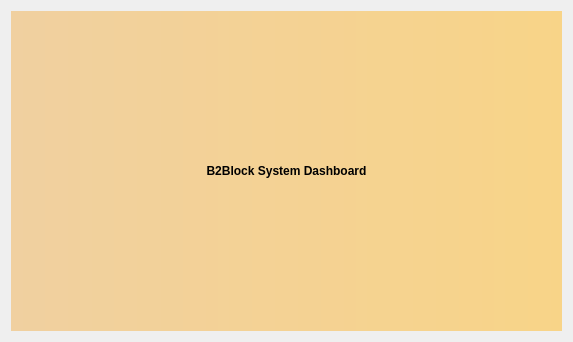
<?xml version="1.0" encoding="UTF-8"?>
<ui version="4.0">
 <class>OverviewPage</class>
 <widget class="QWidget" name="OverviewPage">
  <property name="geometry">
   <rect>
    <x>0</x>
    <y>0</y>
    <width>573</width>
    <height>342</height>
   </rect>
  </property>
  <property name="windowTitle">
   <string>Form</string>
  </property>
  <layout class="QHBoxLayout" name="horizontalLayout">
   <item>
    <widget class="QLabel" name="labelAlerts">
     <property name="visible">
      <bool>true</bool>
     </property>
     <property name="styleSheet">
      <string notr="true">background-color: qlineargradient(x1: 0, y1: 0, x2: 1, y2: 0, stop:0 #F0D0A0, stop:1 #F8D488);  color:#000000
</string>
     </property>
     <property name="text">
      <string>&lt;html&gt;&lt;head/&gt;&lt;body&gt;&lt;p align=&quot;center&quot;&gt;&lt;span style=&quot; font-weight:600;&quot;&gt;B2Block System Dashboard&lt;/span&gt;&lt;/p&gt;&lt;/body&gt;&lt;/html&gt;</string>
     </property>
     <property name="wordWrap">
      <bool>true</bool>
     </property>
     <property name="margin">
      <number>3</number>
     </property>
    </widget>
   </item>
  </layout>
 </widget>
 <resources/>
 <connections/>
</ui>
